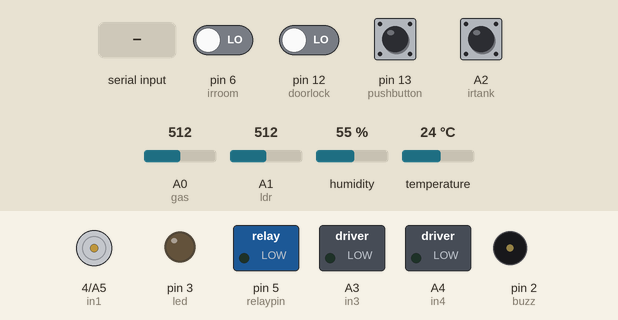
The sketch below on a simulated Arduino Uno, built with avr-gcc and run on an emulated ATmega328P. On the bench: motor-driver pin pairs drawn as motors (green arrow = first pin HIGH = forward, orange = second pin HIGH = backward, longer = more drive, scaled by the enable pin), switched loads named in the sketch (green lamp = pin HIGH), output pins drawn as LEDs (lit = HIGH), buzzer (waves = sounding, pin HIGH). The inputs (shaded band) are chosen by the test bench; at power-on: A2 (irtank) HIGH, pin 6 (irroom), pin 12 (doorlock), pin 13 (pushbutton) LOW, temperature 24 °C, A1 (ldr) = 512, A0 (gas) = 512, humidity 55 %. What the sketch prints to the serial monitor is not drawn.

Above: at 1.7 s.
1.8 s: pin 12 (doorlock) driven HIGH
At 4.7 s:
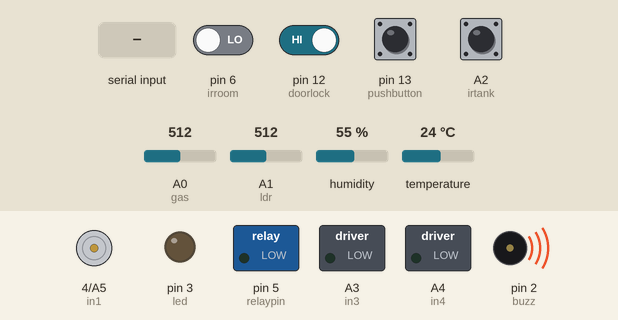
At 7.9 s:
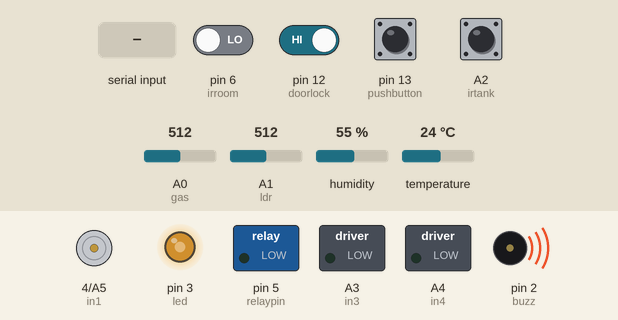
8.2 s: "fan on" received over the second serial link
19.9 s: temperature set to 31 °C
21.4 s: temperature set to 34 °C
At 27.9 s:
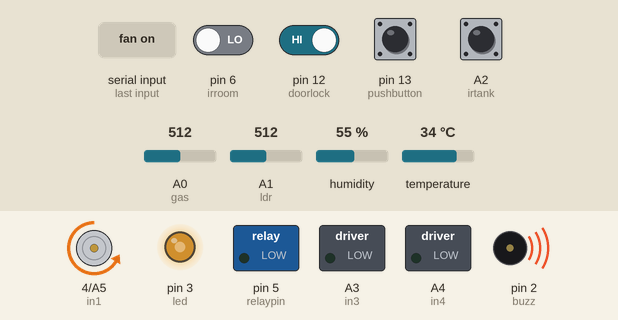
28.9 s: A1 (ldr) set to 587
31.4 s: A1 (ldr) set to 610
At 39.2 s:
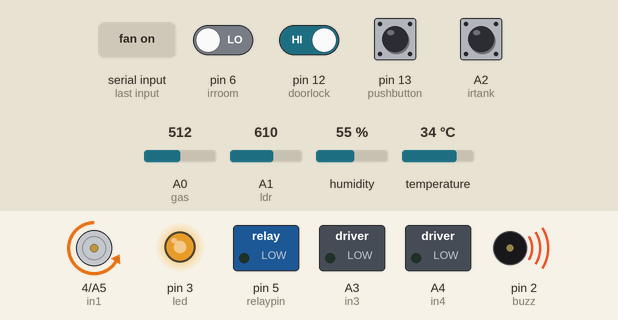
Timing chart, 0 to 40.2 s (numbered marks = the images above; inputs shaded):
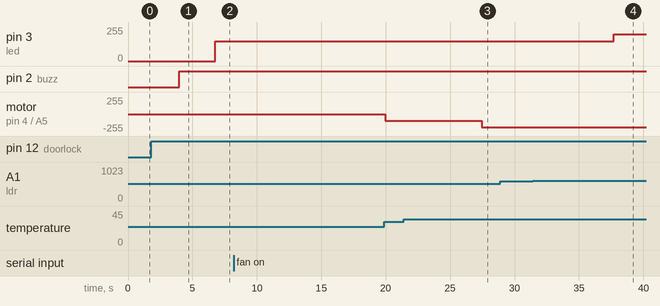

The sketch:

FINALIZED-CODE-FOR-PROJECT.ino
```cpp
#include<String.h>
#include<DHT.h>
#include <SoftwareSerial.h>
SoftwareSerial BTSerial(10,11);

bool waterTankFull = false;
bool doorOpen = false;

int dhtpin=8;
int dhttype=DHT11;
DHT dht(dhtpin, dhttype);
int in3=A3;
int in4=A4;
int en=9;
int relaypin=5;
int irroom=6;
int pir=7;
int count=0;
int led=3;
int ledstatus=0,fanstatus=0,motorstatus=0;
int ldr_value=0;
int fanSpeed=0;
int ldr=A1;
int pushbutton=13;
const int irtank=A2;
int in1=4;
int in2=A5;
int gas=A0;
int buzz=2;
int doorlock=12;
String data;
String voice;
String inputString = "";
bool stringComplete = false;
String incomingString ="";
String smsmessage;
int startIndex = 0;
int endIndex = 0;
float tempC=0;
int temp=0;
float tempf=0;
int gasLevel=0;
void fanStatus( float temp);
int value=0;
bool ledstate;
int d=0,x=0,y=0,p=0;
int ispersoninroom=0;
int ispersontouch=0;
int count1=0;
void motoron();
void motoroff();
void buzzeron();
void smssending(String phoneNumber,String message) ;
void toggle();
void fanOn();
void fanOff();
void buzzeroff();
void makeCall();

  void handleGasSensor();
  void checktemperature();
  void serialEvent();
  void handlegsm();
 void  handleBluetooth();
  void handleIRSensor();
  void handleDoorIRSensor();
 void  handleldr();
  void touchSensor();
  void handleWaterTankIRSensor();


void setup() {
  Serial.begin(9600);
   BTSerial.begin(9600);
   dht.begin();
  pinMode(irroom,INPUT);
  pinMode(ldr,INPUT);
  pinMode(gas,INPUT);
  pinMode(pushbutton,INPUT);
  pinMode(irtank,INPUT);
  pinMode(in1,OUTPUT);
  pinMode(doorlock,INPUT);
  pinMode(in2,OUTPUT);
  pinMode(in3,OUTPUT);
  pinMode(in4,OUTPUT);
  pinMode(buzz,OUTPUT);
 pinMode(led,OUTPUT);
  pinMode(pir,INPUT);
  pinMode(relaypin,OUTPUT);
  inputString.reserve(200);
  Serial.print("AT+CNMI=2,2,0,0,0\r\n");
  delay(200);
  Serial.print("AT\r\n");
  delay(200);
  Serial.print("ATE0\r\n");
  delay(100);

}

void loop() {
  handleIRSensor();
  serialEvent();
  handlegsm();

  delay(100); // Reduced delay
  float humi=dht.readHumidity();
  tempC = dht.readTemperature();
 tempf=dht.readTemperature(1);


  Serial.println(d);
  Serial.println(y);
   delay(20);
 handleIRSensor();
  serialEvent();
  handlegsm();
  delay(100);

  BTSerial.print(humi);
  //Serial.print(humi);
  BTSerial.print("%");
  BTSerial.print(",");
  BTSerial.print(tempC);
  BTSerial.print(" C");
  BTSerial.print(",");
  BTSerial.print(tempf);
  BTSerial.print(" F");
  BTSerial.print(",");
  BTSerial.print(ledstatus);
  BTSerial.print(",");
  BTSerial.print(fanstatus);
  BTSerial.print(",");
  BTSerial.print(motorstatus);
  BTSerial.print(";");
  delay(20);
  handleIRSensor();
  touchSensor();
  serialEvent();
  handlegsm();
  delay(200);

  handleGasSensor();
  touchSensor();
  if(fanstatus==1){
  checktemperature();
  }

  handleBluetooth();
  handleIRSensor();
  touchSensor();
  handleDoorIRSensor();
  handleldr();
  handleWaterTankIRSensor();
  serialEvent();
  handlegsm();
  touchSensor();
}


void checktemperature(){
  Serial.println("inside the checktemp");
  temp=dht.readTemperature();
  if(fanstatus==1){
    fanStatus(temp);
  }

}

void pirsensor(){
  y=digitalRead(pir);
  if(y==1){
    digitalWrite(buzz,1);
  }
}

void handleBluetooth() {
 if (BTSerial.available()) {
    while (BTSerial.available() > 0) {
      data = BTSerial.readString();
      voice = data;
      BTSerial.print(data);
      if (voice.length() > 0) {
        if (voice == "light on") {
          digitalWrite(relaypin, 0); // Turn on the light
        } else if (voice == "light off") {
          digitalWrite(relaypin, 1); // Turn off the light
        } else if (voice == "fan on") {
          fanOn();
        } else if (voice == "fan of") {
          fanOff();
        } else if (voice == "motor on") {
          motoron();
        } else if (voice == "motor of") {
          motoroff();
        }
        else if (voice == "buzzer of") {
          buzzeroff();
        }
      }
      voice = "";
    }
  }
}

void serialEvent() {
  if(stringComplete == false) {
    incomingString = Serial.readString();
    if(incomingString.length()>0){
      if(incomingString.indexOf("RING") !=-1){
        toggle();
        delay(500);
        Serial.write("ATH\r\n");
        delay(1000);
      }
      startIndex = incomingString.indexOf("@");
      endIndex = incomingString.indexOf("#");
      if(startIndex >= 0 && endIndex > 0){
        inputString = incomingString.substring(startIndex,endIndex+1);
        stringComplete = true;
      }
    }
  }
}

void toggle() {
  static bool ledstate=false;
  ledstate=!ledstate;
  digitalWrite(relaypin, ledstate ? LOW : HIGH);

  //SEND SMS
  if(ledstate==true){
    smssending("+919398462583","ledon");
  }
  if(ledstate==false){
    smssending("+919398462583","ledoff");
  }
}


void smssending(String phoneNumber,String message) {
  Serial.println("AT+CMGF=1\r"); // Set SMS mode to text
  delay(600); // wait for a second
  Serial.println("AT+CMGS=\"" + phoneNumber + "\"");
  delay(800); // wait for a second
  Serial.println(message);
  delay(100);
  Serial.println((char)26); // Send Ctrl+Z to end the message
  delay(750); // wait for a second
}

// Function to make a call through GSM module
void makeCall() {
    Serial.println("ATD+919398462583;"); // Replace with your phone number
    delay(500);
    Serial.println("ATH");
}

void handlegsm(){
    if (stringComplete && inputString!="") {
     inputString.toLowerCase();
    if(inputString=="@off#"){
      digitalWrite(relaypin, 1);
      ledstatus=0;
      //delay(200);
      smssending("+919398462583","led off");
    }
     if(inputString=="@on#"){
      digitalWrite(relaypin, 0);
      ledstatus=1;
      //delay(200);
      smssending("+919398462583","led on");
    }
    if(inputString=="@motor off#"){
      motoroff();
      //delay(200);
      smssending("+919398462583","motor off");
    }
     if(inputString=="@fan off#"){
      fanOff();
      //delay(200);
      smssending("+919398462583","fan off");
    }

   if(inputString=="@fan on#"){
      fanOn();
      //delay(200);
      smssending("+919398462583","fan on");
    }
    if(inputString=="@buzzer off#"){
      buzzeroff();
      //delay(200);
      smssending("+919398462583","buzzer off");
    }

   if(inputString=="@motor on#"){
      motoron();
      //delay(200);
      smssending("+919398462583","motor on");
    }
    Serial.print("AT+CMGDA=\"");
    Serial.print("DEL ALL\"\r\n");
    //delay(100);
    inputString = "";
    stringComplete = false;
  }
}


// Function to handle the IR sensor logic
 void handleIRSensor(){
    x=digitalRead(irroom);
    if (x == 1 && ispersoninroom== 0) {
    count++;
    if (count == 1) {
        digitalWrite(relaypin,0); //active low relay
        ledstatus=1;
    }
    if (count >= 2 ) {
       count = 0;
       digitalWrite(relaypin,1);
       ledstatus=0;
    }

    }

  ispersoninroom=x;
 }

 void handleGasSensor() {
    gasLevel = analogRead(gas); // Read the gas level
    if (gasLevel > 1000) {
        smssending("+919398462583","Gas leakage detected!");
        makeCall();
    }
}

void handleDoorIRSensor() {
    if (digitalRead(doorlock) == HIGH ) {
        doorOpen = true;
         buzzeron();
         smssending("+919398462583","Door is open!!");
          makeCall();
    } else {
        doorOpen = false;
    }
}


void handleWaterTankIRSensor() {
    if (digitalRead(irtank) == LOW ) {
        waterTankFull = true;
        smssending("+919398462583","Water tank is full.!!");
        motoroff();
    } else {
        waterTankFull = false;
    }
}


void handleldr(){
    ldr_value=analogRead(ldr);
     if (ldr_value < 100) {
    analogWrite(led, 0);
    delay(200);

  }
  else if (ldr_value < 200) {

    analogWrite(led, 6);
    delay(200);
  }
  else if (ldr_value < 500) {

    analogWrite(led, 50);
    delay(200);
  } else if(ldr_value < 600) {

    analogWrite(led, 150);
    delay(200);
  }
  else if(ldr_value < 700) {
    // Low light, turn on LED
    analogWrite(led, 200);
    delay(200);

  }
  else{
    analogWrite(led, 250);
    delay(200);
  }


}


 void motoroff(){
  digitalWrite(in3,0);
  digitalWrite(in4,0);
  motorstatus=0;
  delay(200);
}


void motoron(){
  digitalWrite(in3,0);
  digitalWrite(in4,1);
  motorstatus=1;
  delay(200);

}
void buzzeron(){
  digitalWrite(buzz,1);
  delay(20);

}
void buzzeroff(){
  digitalWrite(buzz,0);
  delay(20);

}

void fanOn() {
  Serial.println("fan turning on ");
  digitalWrite(in1, 0);
  digitalWrite(in2, 1);
  fanstatus=1;
  //checktemperature();


}

void fanOff() {
  Serial.println(" fan turning off");
  digitalWrite(in1, 0);
  digitalWrite(in2, 0);
  analogWrite(en, 0);
  fanstatus=0;
}


void fanStatus( float temp) {
   if( temp<33){
    Serial.println("100rpm");
    fanSpeed = 100;
    analogWrite(en, fanSpeed);
  }
   else if( temp <36){
    Serial.println("200rpm");
    fanSpeed = 200;
    analogWrite(en, fanSpeed);
  }
   else  if(temp <38){
    Serial.println("255rpm");
    fanSpeed = 255;
    analogWrite(en, fanSpeed);
  }else{
    Serial.println("normal speed rpm");
    fanSpeed = 200;
    analogWrite(en,fanSpeed);
  }
}


 void touchSensor(){
   p= digitalRead(pushbutton);
   Serial.println(p);
    if ( p==1 && ispersontouch==0) {
    count1++;
    if (count1 == 1) {
        digitalWrite(relaypin,0);
        ledstatus=1;
    }
    else if (count1 >= 2 ) {
       count1 = 0;
       digitalWrite(relaypin,1);
       ledstatus=0;
    }

    }

  ispersontouch=p;
 }
```

Measured:
- the behaviour switches between 32 and 33 °C on temperature (found by bisection; images 2 and 3)
- the behaviour switches between 599 and 600 on A1 (ldr) (found by bisection; images 3 and 4)
- after the input at 1.8 s, pin 3 (led): 0/255 → 150/255 after 5.0 s instead of 2.2 s; pin 2 (buzz): LOW → HIGH after 2.2 s
- after the input at 21.4 s, motor on pin 4 (in1) / A5 (in2): backward 100/255 → backward 200/255 after 6.0 s
- after the input at 28.9 s, every drawn part: stays the same
- after the input at 31.4 s, pin 3 (led): 150/255 → 200/255 after 6.3 s
